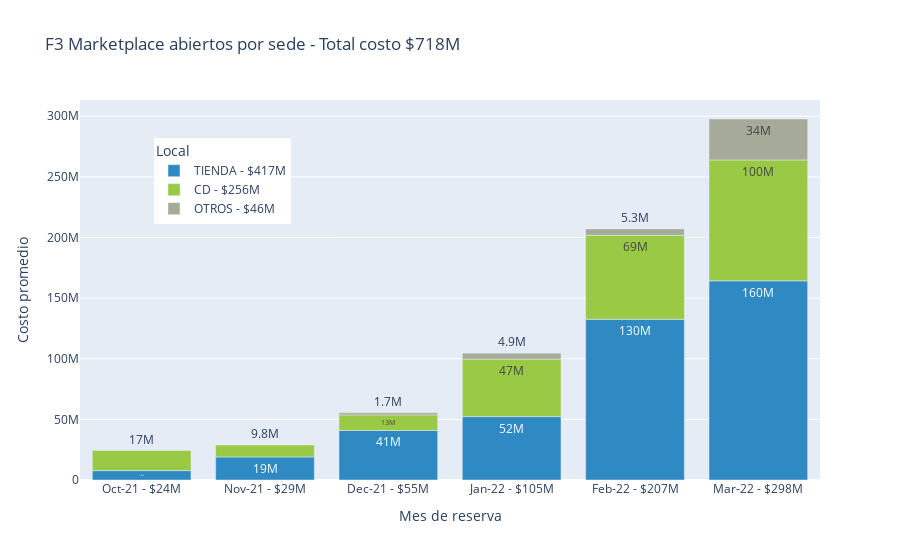

Write notebook code for a chart like this one.
### Code cell
co ={"mes": ["Jan-21", "Feb-21", "Mar-21", "Apr-21", "May-21", "Jun-21", "Jul-21", "Aug-21", "Sep-21", "Oct-21", "Nov-21", "Dec-21", 'Jan-22', 'Feb-22'], 'local_agg':['CD', 'TIENDA', 'OTROS']}
fig_mkp_sede = px.bar(mkp_sede, x ='mes', y='cant*costoprmd', color='local_agg', title=f"F3 Marketplace abiertos por sede - Total costo ${f3_mkp_abierto['cant*costoprmd'].sum()/1e6:,.0f}M",color_discrete_sequence=[ 'rgb(47, 138, 196)','rgb(153, 201, 69)','rgb(165, 170, 153)' ], labels={ 'cant*costoprmd':'Costo promedio', 'mes':'Mes de reserva', 'local_agg':'Local'}, text='cant*costoprmd',text_auto='.2s' ) #, category_orders=co) 
fig_mkp_sede.update_layout(legend=dict(yanchor="top", y=0.9, xanchor="left", x=0.1))
fig_mkp_sede.write_image(f'images_f3/{dt_string}_f3_abierto_sede.svg',width=600, height=350) # 820 , 350 
fig_mkp_sede.show()

### Figure 1 — Plotly figure (JSON) as saved in the notebook; plotly's stock layout.template omitted (floating-point values rounded to 4 significant figures)
{"data": [{"alignmentgroup": "True", "hovertemplate": "Local=TIENDA - $417M<br>Mes de reserva=%{x}<br>Costo promedio=%{text}<extra></extra>", "legendgroup": "TIENDA - $417M", "marker": {"color": "rgb(47, 138, 196)", "pattern": {"shape": ""}}, "name": "TIENDA - $417M", "offsetgroup": "TIENDA - $417M", "orientation": "v", "showlegend": true, "text": [7750011, 19047715, 40843634, 52281476, 132493657, 164229092], "textposition": "auto", "texttemplate": "%{y:.2s}", "type": "bar", "x": ["Oct-21 - $24M", "Nov-21 - $29M", "Dec-21 - $55M", "Jan-22 - $105M", "Feb-22 - $207M", "Mar-22 - $298M"], "xaxis": "x", "y": [7750011, 19047715, 40843634, 52281476, 132493657, 164229092], "yaxis": "y"}, {"alignmentgroup": "True", "hovertemplate": "Local=CD - $256M<br>Mes de reserva=%{x}<br>Costo promedio=%{text}<extra></extra>", "legendgroup": "CD - $256M", "marker": {"color": "rgb(153, 201, 69)", "pattern": {"shape": ""}}, "name": "CD - $256M", "offsetgroup": "CD - $256M", "orientation": "v", "showlegend": true, "text": [16530648, 9778721, 12830977, 47412229, 69283202, 99685498], "textposition": "auto", "texttemplate": "%{y:.2s}", "type": "bar", "x": ["Oct-21 - $24M", "Nov-21 - $29M", "Dec-21 - $55M", "Jan-22 - $105M", "Feb-22 - $207M", "Mar-22 - $298M"], "xaxis": "x", "y": [16530648, 9778721, 12830977, 47412229, 69283202, 99685498], "yaxis": "y"}, {"alignmentgroup": "True", "hovertemplate": "Local=OTROS - $46M<br>Mes de reserva=%{x}<br>Costo promedio=%{text}<extra></extra>", "legendgroup": "OTROS - $46M", "marker": {"color": "rgb(165, 170, 153)", "pattern": {"shape": ""}}, "name": "OTROS - $46M", "offsetgroup": "OTROS - $46M", "orientation": "v", "showlegend": true, "text": [1699900, 4917700, 5283600, 33767907], "textposition": "auto", "texttemplate": "%{y:.2s}", "type": "bar", "x": ["Dec-21 - $55M", "Jan-22 - $105M", "Feb-22 - $207M", "Mar-22 - $298M"], "xaxis": "x", "y": [1699900, 4917700, 5283600, 33767907], "yaxis": "y"}], "layout": {"barmode": "relative", "legend": {"title": {"text": "Local"}, "tracegroupgap": 0, "x": 0.1, "xanchor": "left", "y": 0.9, "yanchor": "top"}, "title": {"text": "F3 Marketplace abiertos por sede - Total costo $718M"}, "xaxis": {"anchor": "y", "domain": [0, 1], "title": {"text": "Mes de reserva"}}, "yaxis": {"anchor": "x", "domain": [0, 1], "title": {"text": "Costo promedio"}}}}
